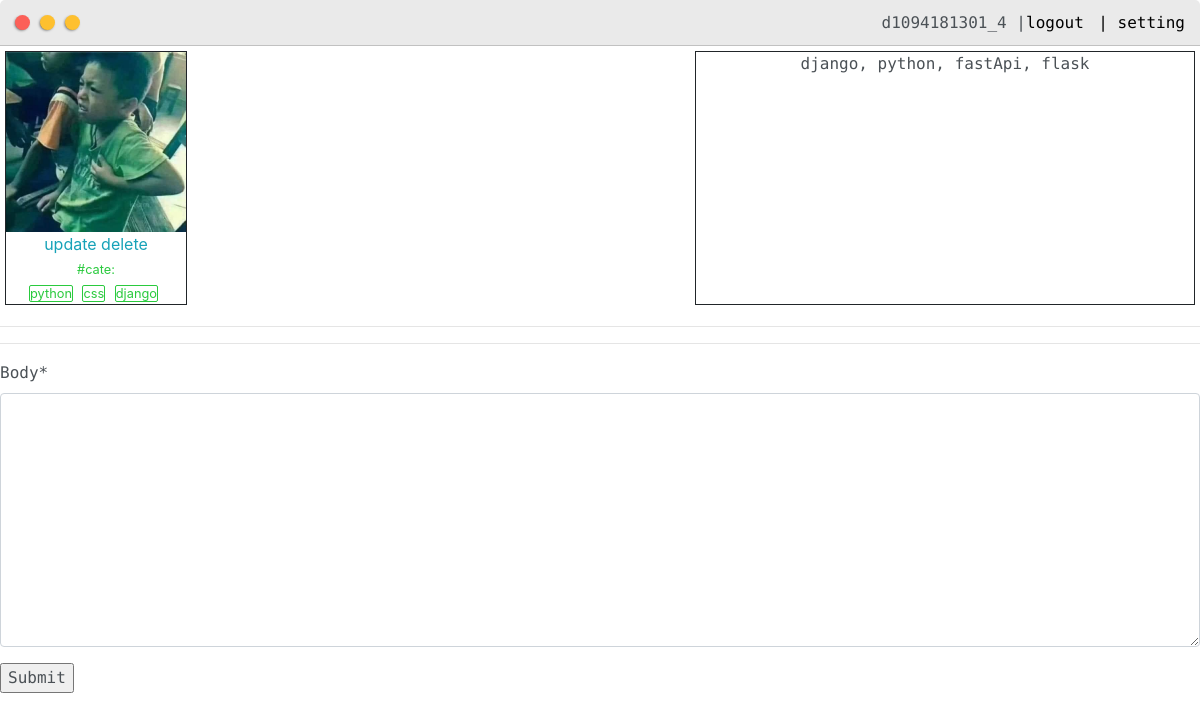
Screenshot of /post/11/ (signed in) with the database file from the repository.
### OurProfile/models.py (models this page shows, shortened)
class Post(models.Model):
    customer = models.ForeignKey(User,on_delete=models.CASCADE)
    images = models.ImageField(null = True,blank=True)
    title = models.CharField(max_length=200)
    body = models.TextField(max_length=500)
    date_created = models.DateTimeField(auto_now_add=True)
    categories = models.ManyToManyField(Tag,null=True)
    public = models.BooleanField(default=False)
    private = models.BooleanField(default=False)

class Tag(models.Model):
    name = models.CharField(max_length=50)
    def __str__(self):
        return self.name

### OurProfile/views.py (the view, shortened to what this page needs)
# urls.py: path('post/<str:pk>/',views.post,name="post"),
@login_required(login_url='login')
def post(request,pk):
    post = Post.objects.get(id=pk)
    comments = CreateCommentForm()
    context={'post':post, 'comments':comments}
    return render(request,"OurProfile/post.html",context)

### OurProfile/forms.py
class CreateCommentForm(forms.ModelForm):
    class Meta:
        model = Comment
        fields = ['body']

### OurProfile/templates/OurProfile/post.html (shortened to what this page needs)
{% extends "OurProfile/layout.html" %}
{%load static%}
{% load crispy_forms_tags %}
{% block content %}
<div style="display: flex;align-content: center;text-align: center;justify-content:space-between;padding: 5px;">
    <div style="border: solid 0.5px;" >
        <img class="thumbnail" src="{{ post.images.url }}">
        {% if request.user == post.customer %}
            <a href="{% url 'updatePost' post.id %}">update</a>
            <a href="{% url 'deletePost' post.id %}">delete</a>
            <br>
            <small>#cate:</small>
            <br>
            {% for categories in post.categories.all %}
                    <small style="border: solid 1px;border-radius: 2px;margin-right: 5px;">{{categories}}</small>
            {% endfor %}
        {% else %}
            <small>#categories:</small>
            <br>
            {% for categories in post.categories.all %}
                    <small style="border: solid 1px;border-radius: 2px;margin-right: 5px;">{{categories}}</small>
            {% endfor %}
        {% endif %}
    </div>
    <div style="border: solid 0.5px;min-width: 500px;">
        <p>{{post.body}}</p>
    </div>
</div>
<hr>
<div class="comment-all">
    <hr>
    <div>
        <form method="post"  enctype="multipart/form-data">
            {{ comments|crispy}}
            <input type="submit" value="Submit">
        </form>
    </div>
</div>
{% endblock content %}

### OurProfile/templates/OurProfile/navbar.html (shortened to what this page needs)
{% load static %}
    <div class="nav-wrapper">
            <div class="dots-wrapper">
                <a href="{% url 'home' %}"><div id="dot-1" class="browser-dot"></div></a>
                <a href="{% url 'posts' %}"><div id="dot-2" class="browser-dot"></div></a>
                <a href="#"><div id="dot-2" class="browser-dot"></div></a>
            </div>
        <ul id="navigation">
            <li>
                {% if  request.user.is_authenticated %}
                    {{user}}
                    |<a href="{% url 'logout' %}">logout</a>
                {% else %}
                    <a href="{% url 'login' %}">login</a>
                    |<a href="{% url 'createuser' %}">register?</a>
                    <a href="{% url 'password_reset' %}">forgot?</a>
                {% endif %}
            </li>
            <li id="list2">
                {% if  request.user.is_authenticated %}
                <a href="">| setting</a>
                {% endif %}
            </li>
        </ul>
    </div>

### static/css/layout.css (style rules this page uses)
:root { --mainColor:#eaeaea; --secondaryColor:#fff; --borderColor:#c1c1c1; --mainText:black; --secondaryText:#4b5156; --themeDotBorder:#24292e; --previewBg:rgb(251, 249, 243, 0.8); --previewShadow:#f0ead6; --buttonColor:black; }
html, body { padding: 0; margin: 0; scroll-behavior: smooth; }
body * { transition: 0.3s; }
p, li, span, label, input, textarea { color: var(--secondaryText); font-family: 'Roboto Mono', monospace; }
a { text-decoration: none; color:#17a2b8; }
ul { list-style: none; }
small { color: #2ACA3E; }
.nav-wrapper { border-radius:5px 5px 0 0; grid-area:nav-wrapper; border-bottom: 1px solid var(--borderColor); display: flex; justify-content: space-between; align-items: center; background-color: var(--mainColor); }
#navigation a { color:var(--mainText); }
#navigation { margin:0; padding: 10px; }
#navigation li { display: inline-block; margin-right: 5px; margin-left:5px; }
.dots-wrapper { display: flex; padding: 10px; }
#dot-1 { background-color: #FC6058; }
#dot-2 { background-color: #FEC02F; }
.browser-dot { background-color: black; height: 15px; width: 15px; border-radius: 50%; margin: 5px; -webkit-box-shadow: -1px 1px 3px -1px rgba(0,0,0,0.75); -moz-box-shadow: -1px 1px 3px -1px rgba(0,0,0,0.75); box-shadow: -1px 1px 3px -1px rgba(0,0,0,0.75); }
.thumbnail { display: block; width: 100%; height:180px; object-fit: cover; }

### rows the page displays
Post: images (picture), body "django, python, fastApi, flask"
Tag: name "python"
Tag: name "css"
Tag: name "django"

### other values shown
{{ user }} "d1094181301_4"
